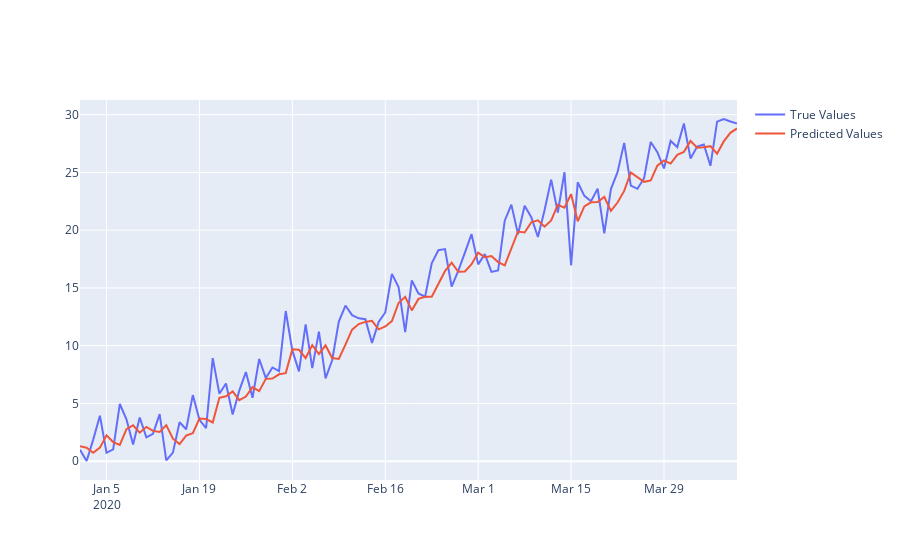

Notebook code cell kept with this figure:
### Code cell
# Predict values using fitted model
predicted_values = fit_model.predict(start=synthetic_time_series.index[0], end=synthetic_time_series.index[-1])

# Plot predicted values vs true values using plotly
import plotly.graph_objs as go
fig = go.Figure()
fig.add_trace(go.Scatter(x=synthetic_time_series.index, y=synthetic_time_series['value'], mode='lines', name='True Values'))
fig.add_trace(go.Scatter(x=synthetic_time_series.index, y=predicted_values, mode='lines', name='Predicted Values'))
fig.show()
